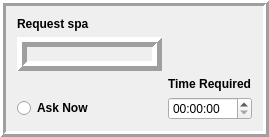
           <widget class="QFrame" name="frame_5">
            <property name="frameShape">
             <enum>QFrame::Box</enum>
            </property>
            <property name="frameShadow">
             <enum>QFrame::Raised</enum>
            </property>
            <property name="lineWidth">
             <number>3</number>
            </property>
            <layout class="QGridLayout" name="gridLayout_9">
             <item row="0" column="0">
              <widget class="QLabel" name="label_43">
               <property name="font">
                <font>
                 <weight>75</weight>
                 <bold>true</bold>
                </font>
               </property>
               <property name="text">
                <string>Request spa                      </string>
               </property>
              </widget>
             </item>
             <item row="1" column="0">
              <widget class="QLabel" name="label_28">
               <property name="frameShape">
                <enum>QFrame::Box</enum>
               </property>
               <property name="frameShadow">
                <enum>QFrame::Raised</enum>
               </property>
               <property name="lineWidth">
                <number>5</number>
               </property>
               <property name="text">
                <string/>
               </property>
               <property name="pixmap">
                <pixmap resource="check in.qrc">:/newPrefix/check in_qrc/SPA2.png</pixmap>
               </property>
               <property name="scaledContents">
                <bool>true</bool>
               </property>
              </widget>
             </item>
             <item row="6" column="1">
              <widget class="QTimeEdit" name="timeEdit_5">
               <property name="font">
                <font>
                 <pointsize>9</pointsize>
                </font>
               </property>
              </widget>
             </item>
             <item row="5" column="1">
              <widget class="QLabel" name="label_48">
               <property name="font">
                <font>
                 <weight>75</weight>
                 <bold>true</bold>
                </font>
               </property>
               <property name="text">
                <string>Time Required</string>
               </property>
              </widget>
             </item>
             <item row="6" column="0">
              <widget class="QRadioButton" name="radioButton_16">
               <property name="font">
                <font>
                 <weight>75</weight>
                 <bold>true</bold>
                </font>
               </property>
               <property name="text">
                <string>Ask Now</string>
               </property>
              </widget>
             </item>
            </layout>
           </widget>
